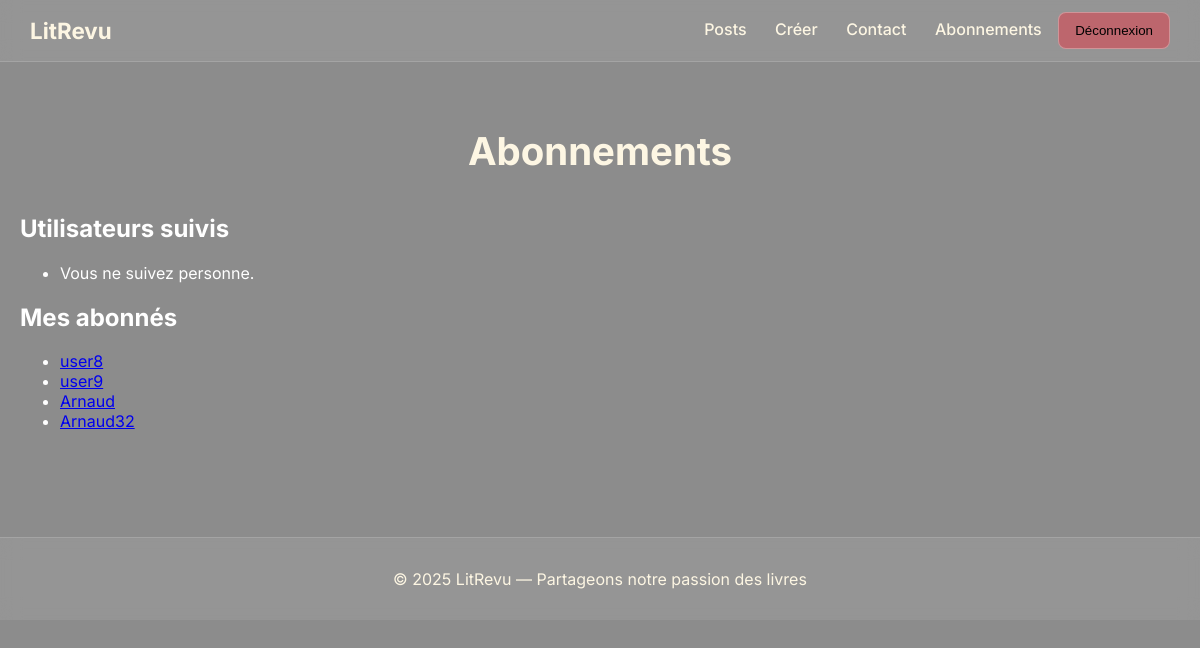
/following-list/ (signed in), run on the app's committed database.
### blog/models.py (models this page shows, shortened)
class Follow(models.Model):
    follower = models.ForeignKey(User, on_delete=models.CASCADE, related_name="following")
    followed = models.ForeignKey(User, on_delete=models.CASCADE, related_name="followers")
    created_at = models.DateTimeField(auto_now_add=True)
    class Meta:
        unique_together = ("follower", "followed")

### authentication/models.py (models this page shows)
class User(AbstractUser):
    CREATOR = 'CREATOR'
    SUBSCRIBER = 'SUBSCRIBER'
    ROLE_CHOICES = (
        (CREATOR, 'Créateur'),
        (SUBSCRIBER, 'Abonné'),
    )
    profile_photo = models.ImageField(verbose_name='Photo de profil')
    role = models.CharField(max_length=30, choices=ROLE_CHOICES, verbose_name='Rôle')

### blog/views.py (the view)
# urls.py: path('following-list/', blog.views.show_following, name='following-list'),
@login_required
def show_following(request):
    following = request.user.following.all()
    followers = request.user.followers.all()
    return render(request, 'blog/following_list.html', {
        'following': following,
        'followers': followers,
    })

### blog/templates/blog/following_list.html
{% extends 'base.html' %}
{% block content %}
<h1>Abonnements</h1>
<h2>Utilisateurs suivis</h2>
<ul>
    {% for f in following %}
        <li>
            <a href="{% url 'profile' f.followed.username %}">{{ f.followed.username }}</a>
        </li>
    {% empty %}
        <li>Vous ne suivez personne.</li>
    {% endfor %}
</ul>
<h2>Mes abonnés</h2>
<ul>
    {% for f in followers %}
        <li><a href="{% url 'profile' f.follower.username %}">{{ f.follower.username }}</a></li>
    {% empty %}
        <li>Aucun abonné.</li>
    {% endfor %}
</ul>
{% endblock %}

### blog/static/blog/css/base.css (style rules this page uses)
body { font-family: 'Inter', sans-serif; margin: 0; padding: 0; color: #fff; background: url('https://t3.ftcdn.net/jpg/04/62/81/24/360_F_462812441_tXsE117pftVEp8TEyaxT8GQVLJkpExRo.jpg') no-repeat center center/cover; }
body::before { content: ""; position: fixed; top: 0; left: 0; right: 0; bottom: 0; background: rgba(0, 0, 0, 0.45); backdrop-filter: blur(2px); z-index: -1; }
h1 { text-align: center; font-size: 2.4rem; margin-bottom: 40px; color: #fdf6e3; }

### data on the page
Follow: follower.username "user8"
Follow: follower.username "user9"
Follow: follower.username "Arnaud"
Follow: follower.username "Arnaud32"
